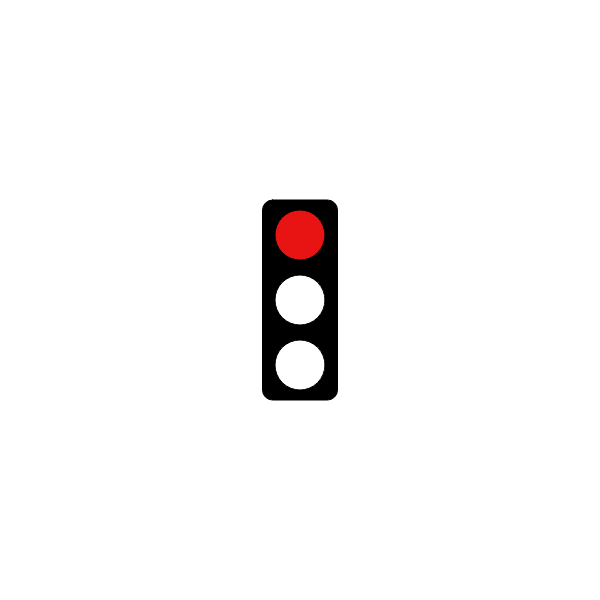
Frame 1 (no input)
Frame 60 (no input): identical to frame 1, image omitted
Frame 120 (the mouse pressed at the canvas centre since frame 60): identical to frame 1, image omitted

The p5.js sketch that drew this single still picture (run headless with seeded random() and noise() and a simulated clock; from frame 60 on, the mouse is pressed at the canvas centre):

// p5.js sketch
// ── sketch.js
// Traffic Light Starter Code
// Dan Schellenberg
// Sept 25, 2018

// GOAL: make a 'traffic light' simulator. For now, just have the light
// changing according to time. You may want to investigate the millis()
// function at https://p5js.org/reference/

let states;
let timer;

function setup() {
  createCanvas(600, 600);
  state = 1;
  
}

function draw() {
  timer = millis() % 9000;
  background(255);
  drawOutlineOfLights();
  determineState();
  statesOfLights();
}

function drawOutlineOfLights() {
  //box
  rectMode(CENTER);
  fill(0);
  rect(width/2, height/2, 75, 200, 10);

  //lights
  fill(255);
  ellipse(width/2, height/2 - 65, 50, 50); //top
  ellipse(width/2, height/2, 50, 50); //middle
  ellipse(width/2, height/2 + 65, 50, 50); //bottom
}

function determineState () {
  if (state === 1 && timer >= 3000){
  state = 2
  console.log(millis)
  }
  
  if (state === 2 && timer >= 6000){
    state = 3
  }
  
  if (state === 2 && timer <= 9000){
    state = 1
  }

}


function statesOfLights() {
  if (state === 1){
    fill(232, 20, 20);
    ellipse(width/2, height/2 - 65, 50, 50); //top

    fill (255);
    ellipse(width/2, height/2, 50, 50); //middle
    ellipse(width/2, height/2 + 65, 50, 50); //bottom

  }

  if (state === 2){
    fill(255);
    ellipse(width/2, height/2 - 65, 50, 50); //top

    fill (198, 147, 27);
    ellipse(width/2, height/2, 50, 50); //middle

    fill (255);
    ellipse(width/2, height/2 + 65, 50, 50); //bottom

  }

  if (state === 3){
    fill(255);
    ellipse(width/2, height/2 - 65, 50, 50); //top

    fill (255);
    ellipse(width/2, height/2, 50, 50); //middle

    fill (97, 204, 40);
    ellipse(width/2, height/2 + 65, 50, 50); //bottom

  }
  
}
